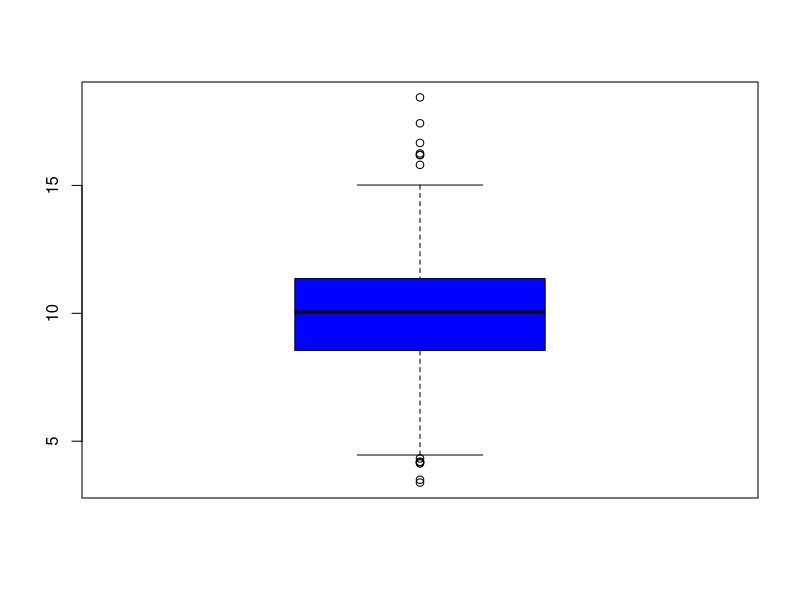
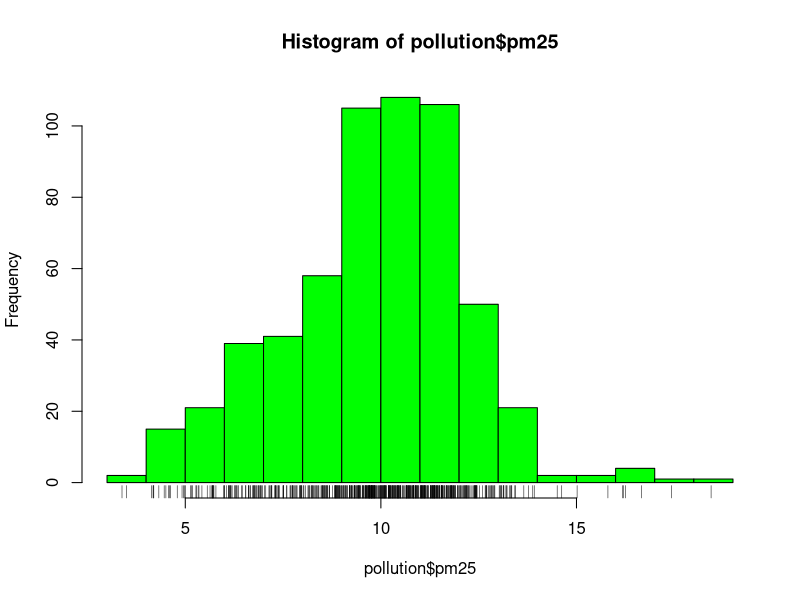
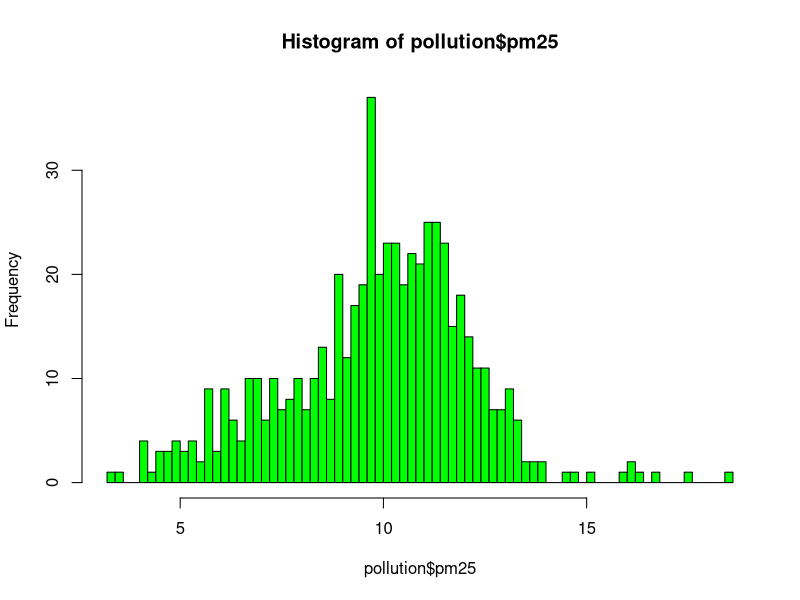
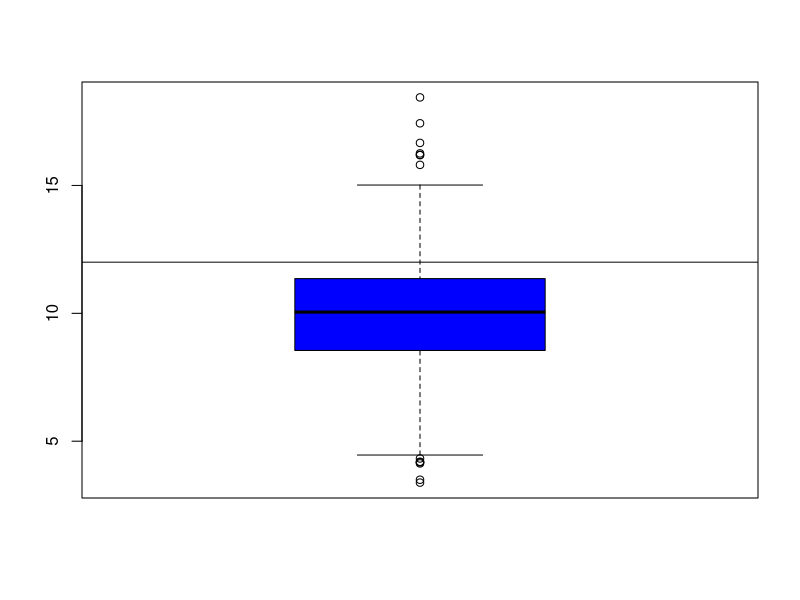
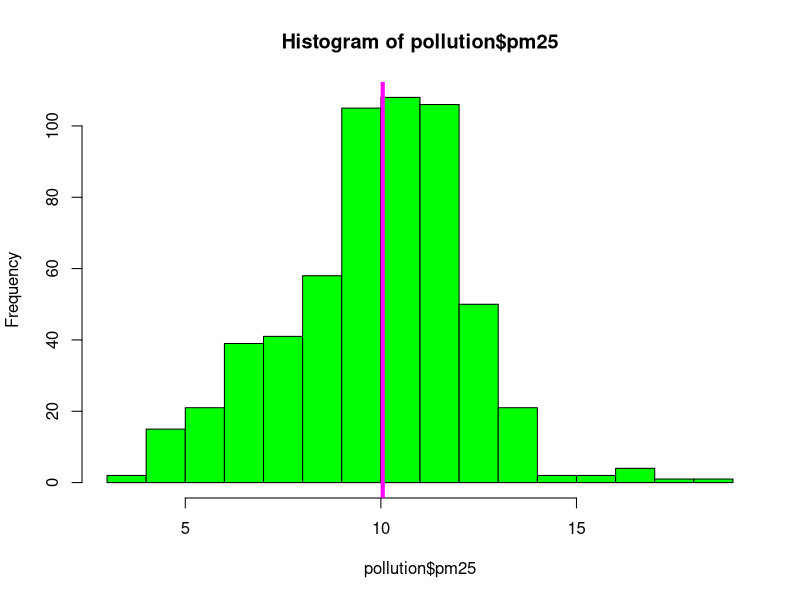
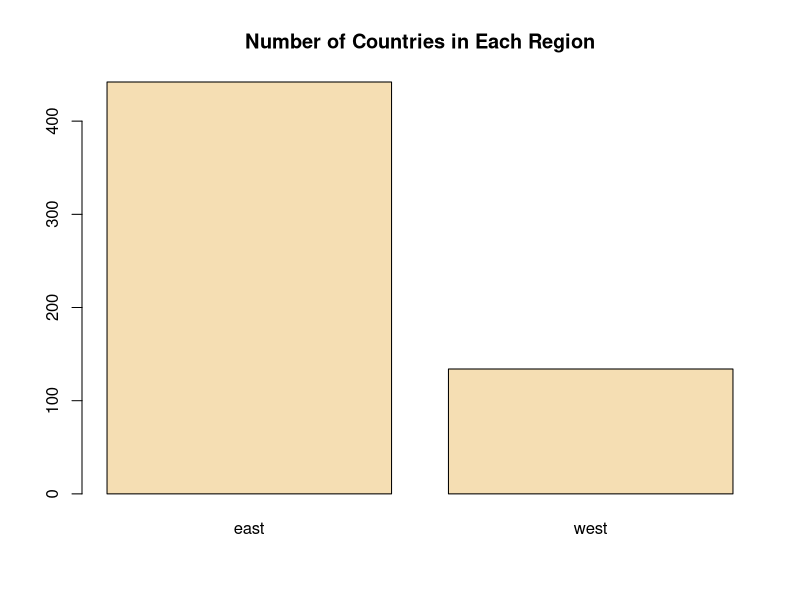
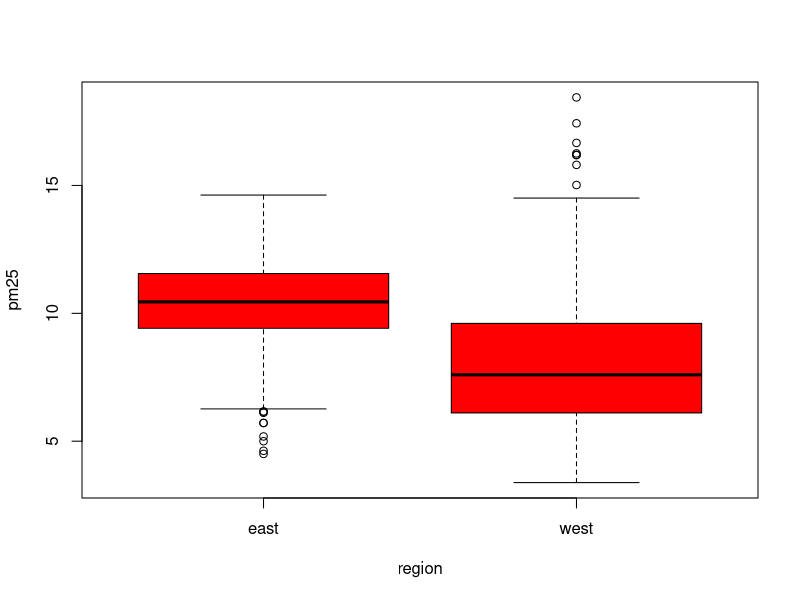
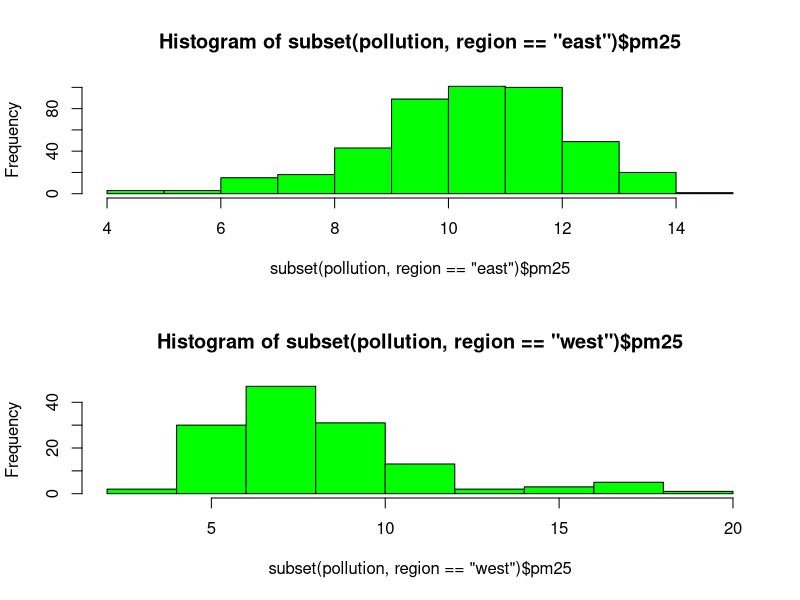

These charts were generated, in order, by the following R code:
#=======================================
# Load data
#=======================================
pollution <- read.csv("../data/avgpm25.csv", colClasses = c("numeric", "character", "factor", "numeric", "numeric"))
head(pollution)

#=================================================================
# Five Number Summary : Min., 1st Qu., Median, Mean, 3rd Qu., Max. 
# Actually : Six. (because it includes mean)
#=================================================================
summary(pollution$pm25)

#=================================================================
# Boxplot
#=================================================================
boxplot(pollution$pm25, col="blue") 

#=================================================================
# Histogram
#=================================================================
hist(pollution$pm25, col = "green") 
rug(pollution$pm25)                             # Add rug

hist(pollution$pm25, col = "green", breaks=100) # the number of bars : 100

#=================================================================
# Overlaying Features
#=================================================================
boxplot(pollution$pm25, col="blue") 
abline(h = 12)                          # Add horizontal straight lines to a plot(Overlaying)

hist(pollution$pm25, col = "green")
abline(v = median(pollution$pm25), col="magenta", lwd = 4)      # Add vertical straight line (lwd : line width)

#=================================================================
# Barplot(for categorical data)
#=================================================================
barplot(table(pollution$region), col = "wheat", main = "Number of Countries in Each Region")

#=================================================================
# Multiple Boxplot
#=================================================================
boxplot(pm25 ~ region, data = pollution, col = "red")

#=================================================================
# Multiple Histograms
#=================================================================
par(mfrow = c(2,1))                                             # Set subplot dimension
hist(subset(pollution, region == "east")$pm25, col = "green")
hist(subset(pollution, region == "west")$pm25, col = "green")

#=================================================================
# Scatterplot
#=================================================================
par(mfrow = c(1,1))  
with(pollution, plot(latitude, pm25))
abline(h = 12, lwd = 2, lty = 2)        # lwd : line width, lty : line type

#=================================================================
# Scatterplot(using color)
#=================================================================
par(mfrow = c(1,1))  
with(pollution, plot(latitude, pm25, col=region))
abline(h = 12, lwd = 2, lty = 2)        # lwd : line width, lty : line type

#=================================================================
# Multiple Scatterplot
#=================================================================
par(mfrow = c(1, 2))
with(subset(pollution, region == "west"), plot(latitude, pm25, main="West"))
with(subset(pollution, region == "east"), plot(latitude, pm25, main="East"))